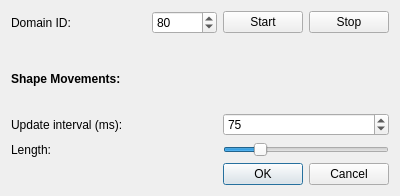
<?xml version="1.0" encoding="UTF-8"?>
<ui version="4.0">
 <class>OptionsDialog</class>
 <widget class="QDialog" name="OptionsDialog">
  <property name="geometry">
   <rect>
    <x>0</x>
    <y>0</y>
    <width>400</width>
    <height>196</height>
   </rect>
  </property>
  <property name="windowTitle">
   <string>Options</string>
  </property>
  <layout class="QVBoxLayout" name="verticalLayout">
   <item>
    <layout class="QGridLayout" name="gridLayout">
     <item row="0" column="0">
      <widget class="QLabel" name="label">
       <property name="text">
        <string>Domain ID:</string>
       </property>
      </widget>
     </item>
     <item row="0" column="2">
      <widget class="QSpinBox" name="spin_domainId">
       <property name="specialValueText">
        <string/>
       </property>
       <property name="suffix">
        <string/>
       </property>
       <property name="value">
        <number>80</number>
       </property>
      </widget>
     </item>
     <item row="1" column="0" colspan="3">
      <spacer name="verticalSpacer">
       <property name="orientation">
        <enum>Qt::Vertical</enum>
       </property>
       <property name="sizeType">
        <enum>QSizePolicy::Minimum</enum>
       </property>
       <property name="sizeHint" stdset="0">
        <size>
         <width>20</width>
         <height>10</height>
        </size>
       </property>
      </spacer>
     </item>
     <item row="0" column="3">
      <widget class="QPushButton" name="pushButton_start">
       <property name="focusPolicy">
        <enum>Qt::TabFocus</enum>
       </property>
       <property name="text">
        <string>Start</string>
       </property>
      </widget>
     </item>
     <item row="0" column="4">
      <widget class="QPushButton" name="pushButton_stop">
       <property name="focusPolicy">
        <enum>Qt::TabFocus</enum>
       </property>
       <property name="text">
        <string>Stop</string>
       </property>
      </widget>
     </item>
     <item row="2" column="0" colspan="3">
      <widget class="QLabel" name="label_4">
       <property name="font">
        <font>
         <weight>75</weight>
         <bold>true</bold>
        </font>
       </property>
       <property name="text">
        <string>Shape Movements:</string>
       </property>
      </widget>
     </item>
     <item row="3" column="3" colspan="2">
      <widget class="QSpinBox" name="spin_updateInterval">
       <property name="specialValueText">
        <string/>
       </property>
       <property name="suffix">
        <string/>
       </property>
       <property name="minimum">
        <number>50</number>
       </property>
       <property name="maximum">
        <number>10000</number>
       </property>
       <property name="value">
        <number>75</number>
       </property>
      </widget>
     </item>
     <item row="4" column="3" colspan="2">
      <widget class="QSlider" name="horizontalSlider_speed">
       <property name="minimum">
        <number>0</number>
       </property>
       <property name="maximum">
        <number>25</number>
       </property>
       <property name="value">
        <number>5</number>
       </property>
       <property name="orientation">
        <enum>Qt::Horizontal</enum>
       </property>
      </widget>
     </item>
     <item row="3" column="0" colspan="3">
      <widget class="QLabel" name="label_2">
       <property name="text">
        <string>Update interval (ms):</string>
       </property>
      </widget>
     </item>
     <item row="4" column="0" colspan="3">
      <widget class="QLabel" name="label_3">
       <property name="text">
        <string>Length:</string>
       </property>
      </widget>
     </item>
    </layout>
   </item>
   <item>
    <widget class="QDialogButtonBox" name="buttonBox">
     <property name="orientation">
      <enum>Qt::Horizontal</enum>
     </property>
     <property name="standardButtons">
      <set>QDialogButtonBox::Cancel|QDialogButtonBox::Ok</set>
     </property>
    </widget>
   </item>
  </layout>
 </widget>
 <tabstops>
  <tabstop>spin_domainId</tabstop>
  <tabstop>pushButton_start</tabstop>
  <tabstop>pushButton_stop</tabstop>
  <tabstop>spin_updateInterval</tabstop>
  <tabstop>horizontalSlider_speed</tabstop>
  <tabstop>buttonBox</tabstop>
 </tabstops>
 <resources/>
 <connections>
  <connection>
   <sender>buttonBox</sender>
   <signal>accepted()</signal>
   <receiver>OptionsDialog</receiver>
   <slot>accept()</slot>
   <hints>
    <hint type="sourcelabel">
     <x>67</x>
     <y>164</y>
    </hint>
    <hint type="destinationlabel">
     <x>157</x>
     <y>195</y>
    </hint>
   </hints>
  </connection>
  <connection>
   <sender>buttonBox</sender>
   <signal>rejected()</signal>
   <receiver>OptionsDialog</receiver>
   <slot>reject()</slot>
   <hints>
    <hint type="sourcelabel">
     <x>135</x>
     <y>170</y>
    </hint>
    <hint type="destinationlabel">
     <x>286</x>
     <y>195</y>
    </hint>
   </hints>
  </connection>
 </connections>
</ui>
